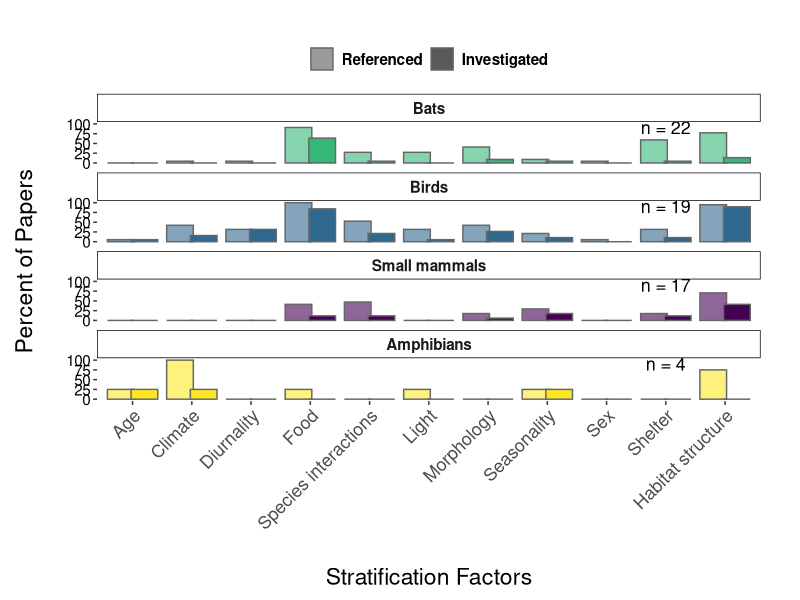

Here is the R script that generated this plot:
## David Klinges
## This script curates drivers data - i.e. splitting up the categories and joining into a new dataframe for plotting


## 1. Workspace prep ------------

## ....Load libraries ------------

library(tidyverse)
library(readxl)
library(scales)

## ....Load in data -----------
# the first row (column names) first time through....

driver_names <- c("structure", "food", "morphology", "interactions", "climate", "shelter", "seasonality", "light", "diurnality", "age", "sex")
drivers <- read_csv("data/stripped_data/curation/drivers.csv") %>%
  pivot_longer(-c(sites, study_ID),
    names_to = c("type", ".value"),
    names_sep = "_") %>%
  filter(type %in% driver_names)

### merge with correct list of studies that are used in the analysis 

dat <- read_csv("data/stripped_data/analysis/data_joined.csv") %>%
  dplyr::mutate(taxa = as.factor(taxa)) %>%
  dplyr::select(
    study_id.x, 
    taxa) %>%
  rename(study_ID = "study_id.x") %>%
  distinct()

taxa_studies <- dat %>%
  group_by(taxa) %>%
  summarize(studies = n())

drivers_studies <- left_join(drivers, dat) %>%
  filter(!is.na(taxa)) %>%
  distinct()

drivers_summary <- drivers_studies %>%
  group_by(type, taxa) %>%
  summarize(theorized = sum(theorized %in% c("Y", "YY")),
            investigated = sum(investigated %in% c("Y", "YY"))) %>%
  left_join(taxa_studies) %>%
  mutate(perc_theorized = (theorized / studies)*100,
         perc_investigated = (investigated / studies)*100) 

drivers_summary_long <- drivers_summary %>%
  select(-c(theorized, investigated, studies)) %>%
  rename(theorized = "perc_theorized",
         investigated = "perc_investigated",
         driver = "type") %>%
  pivot_longer(cols = c(theorized, investigated),
               values_to = "percent",
               names_to = "study_type")

f_labels <- data.frame(taxa = c("Amphibians", "Bats", "Birds", "Small mammals"), label = c("n = 4", "n = 22", "n = 19", "n = 17"))

ggplot(drivers_summary_long) + 
  geom_col(aes(x = driver, y = percent, fill = taxa, alpha = study_type), position = position_dodge(width = -0.8), col = "grey40") +
  geom_text(data = f_labels, x = 10, y = 90, aes(label = label, fill = NULL, size = 1), show.legend = FALSE) +
  facet_wrap(~taxa, ncol = 1) +
  ylab("Percent of Papers") + xlab("Stratification Factors") +
  scale_fill_viridis_d(" ", direction = -1) +
  scale_alpha_discrete(" ", labels = c("Investigated", "Referenced"), range = rev(c(0.6, 1)), guide = guide_legend(reverse=T)) +
  facet_wrap(~ factor(taxa, levels = c("Bats", "Birds", "Small mammals", "Amphibians")), ncol = 1) + 
  guides(fill = "none") +
  scale_x_discrete(labels=c("Age", 
                            "Climate", 
                            "Diurnality", 
                            "Food", 
                            "Species interactions",  
                            "Light",  
                            "Morphology",
                            "Seasonality", 
                            "Sex",   
                            "Shelter",  
                            "Habitat structure")) +
  theme(legend.position = "top", legend.title = element_blank(),
        strip.background = element_rect(colour="black",
                                        fill="white"),
        panel.background = element_blank(),
        panel.grid = element_blank(),
        axis.text.x = element_text(angle = 45, hjust = 1, size = 13),
        axis.title.x = element_text(vjust= -4, size =  rel(1.5)),
        axis.title.y = element_text(vjust = 5, size =  rel(1.5)),
        strip.text.x = element_text(size = 11, face = "bold"),
        axis.text.y=element_text(colour="black", size = 11),
        legend.text=element_text(colour="black", size = 11, face = "bold"),
        plot.margin = margin(1,1,1,1, "cm"))
